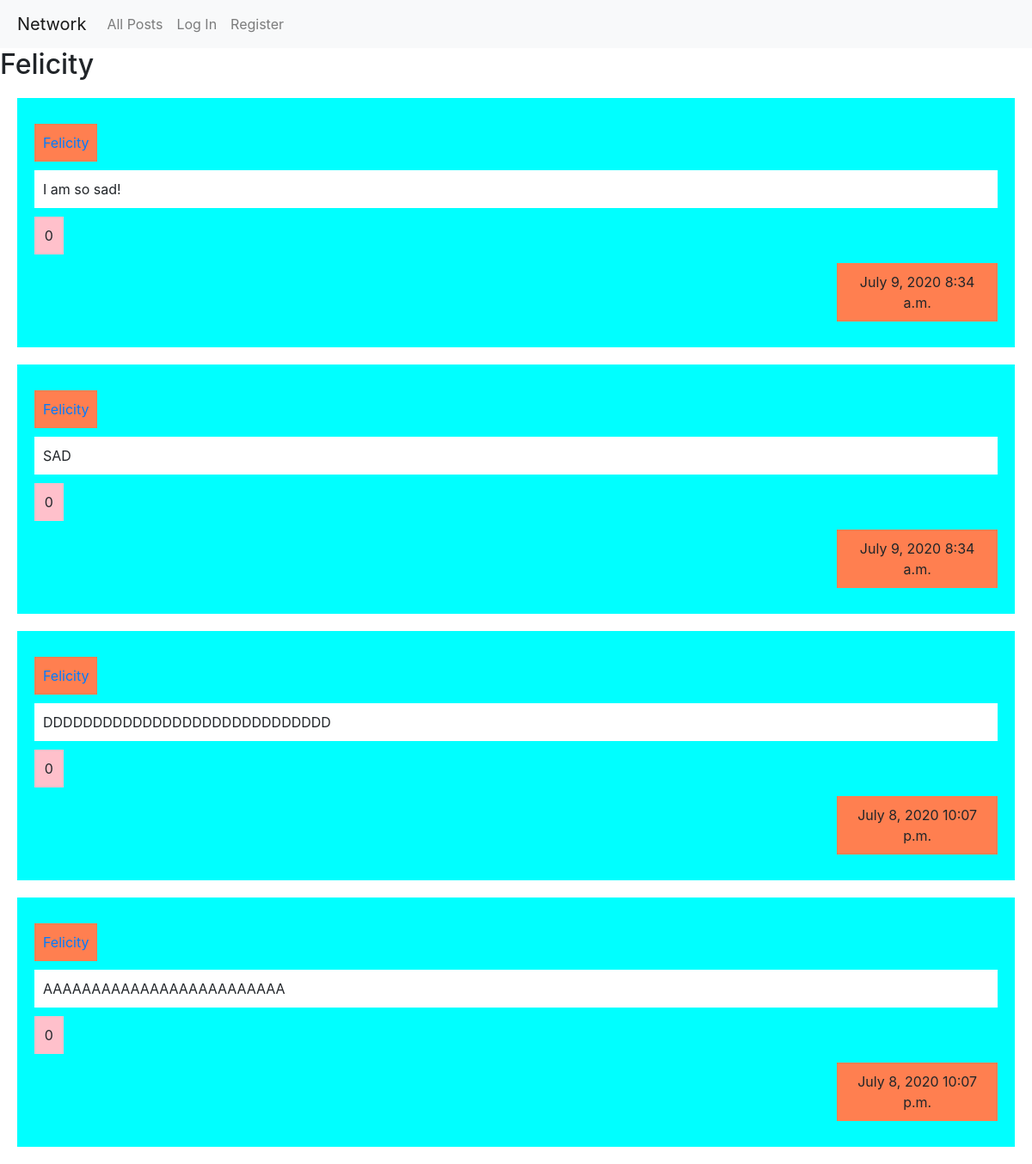
Before: /profile/Felicity with the older database file.
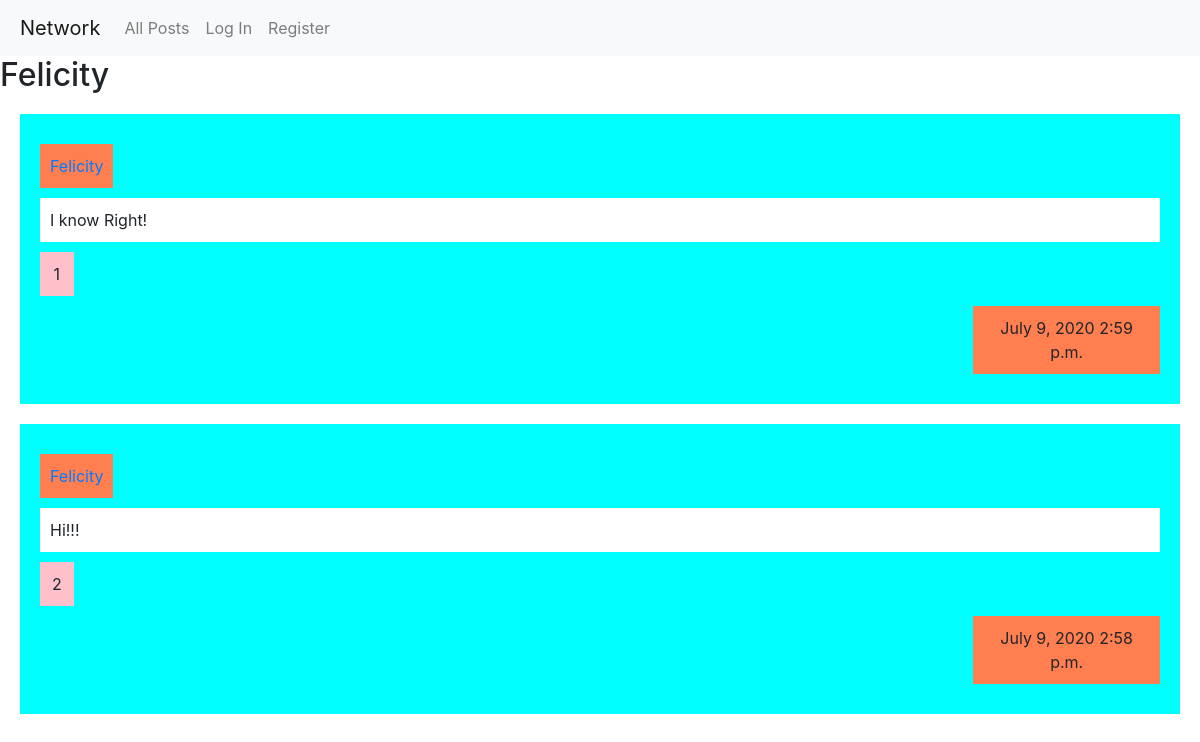
After: the same page with the newer database file.
### network/models.py (models this page shows, shortened)
class User(AbstractUser):
    pass

class Post(models.Model):
    user = models.ForeignKey(User, on_delete=models.CASCADE)
    content = models.TextField(max_length=400)
    likes = models.IntegerField(default=0)
    date = models.DateField(auto_now=False, auto_now_add=True)
    time = models.TimeField(auto_now=False, auto_now_add=True)

### network/views.py (the view)
# urls.py: path("profile/<username>", views.profile, name="profile"),
def profile(request, username):
    user = User.objects.get(username = username)
    posts = Post.objects.all().filter(user = user.id).order_by('-id')
    if request.user.is_authenticated:
        follower = Follower.objects.get(name=user)
        followersCount = follower.followers.count()
        following = Follow.objects.get(name=user)
        followingCount = following.following.count()
        follow = Follow.objects.get(name=request.user)
        followed = follow.following.all()
        liked = Liked.objects.get(name=request.user)
        likedlist = liked.post.all().order_by('-id')
        return render(request, "network/profile.html", {
            "username": user,
            "posts": posts,
            "liked": likedlist,
            "followed": followed,
            "followersCount": followersCount,
            "followingCount": followingCount
        })
    else:
        return render(request, "network/profile.html", {
            "username": user,
            "posts": posts
        })

### network/templates/network/profile.html
{% extends "network/layout.html" %}
{% block body %}
{% if user.is_authenticated %}
    {% if request.user == username %}
        <h2> {{request.user}} </h2>
    {% else %}
        <h2> {{username}} </h2>
        {% if username in followed %}
            <button class="unfollow" name="{{username}}">Following!</button>
        {% else %}
            <button class="follow" name="{{username}}">Follow</button>
        {% endif %}
    {% endif %}
    <div>
        Followers: <div id="followersCount">{{followersCount}}</div>
    </div>
    <div>
        Following: <div id="followingCount">{{followingCount}}</div>
    </div>
    {% for post in posts %}
        {% if post in liked %}
            <div class="post">
                <div class="user"><a href="{% url 'profile' post.user %}">{{post.user}}</a></div>
                <div class="content">{{post.content}}</div>
                <button class="dislike" id="{{post.id}}">{{post.likes}}</button>
                <f class="row">
                    <div class="col-10"></div>
                    <div class="timestamp col-2">{{post.date}} {{post.time}}</div>
                </f>
            </div>
        {% else %}
            <div class="post">
                <div class="user"><a href="{% url 'profile' post.user %}">{{post.user}}</a></div>
                <div class="content">{{post.content}}</div>
                <button class="like" id="{{post.id}}">{{post.likes}}</button>
                <f class="row">
                    <div class="col-10"></div>
                    <div class="timestamp col-2">{{post.date}} {{post.time}}</div>
                </f>
            </div>
        {% endif %}
    {% endfor %}
{% else %}
    <h2> {{username}} </h2>
    {% for post in posts %}
        <div class="post">
            <div class="user"><a href="{% url 'profile' post.user %}">{{post.user}}</a></div>
            <div class="content">{{post.content}}</div>
            <div class="likes">{{post.likes}}</div>
            <f class="row">
                <div class="col-10"></div>
                <div class="timestamp col-2">{{post.date}} {{post.time}}</div>
            </f>
        </div>
    {% endfor %}
{% endif %}
{% endblock %}

### network/templates/network/layout.html (shortened to what this page needs)
{% load static %}
<!DOCTYPE html>
<html lang="en">
    <head>
        <link rel="stylesheet" href="https://stackpath.bootstrapcdn.com/bootstrap/4.4.1/css/bootstrap.min.css">
        <link href="{% static 'network/styles.css' %}" rel="stylesheet">
    </head>
    <body>
        <nav class="navbar navbar-expand-lg navbar-light bg-light" style="padding-left: 20px;">
            <a class="navbar-brand" href="#">Network</a>
            <div>
              <ul class="navbar-nav mr-auto">
                <li class="nav-item">
                  <a class="nav-link" href="{% url 'index' %}">All Posts</a>
                </li>
                {% if user.is_authenticated %}
                    <li class="nav-item">
                        <a class="nav-link" href="{% url 'following' %}">Following</a>
                    </li>
                    <li class="nav-item">
                        <a class="nav-link" href="{% url 'logout' %}">Log Out</a>
                    </li>
                {% else %}
                    <li class="nav-item">
                        <a class="nav-link" href="{% url 'login' %}">Log In</a>
                    </li>
                    <li class="nav-item">
                        <a class="nav-link" href="{% url 'register' %}">Register</a>
                    </li>
                {% endif %}
              </ul>
            </div>
          </nav>
        <div class="body">
            {% block body %}
            {% endblock %}
        </div>
    </body>
</html>

### network/static/network/styles.css (style rules this page uses)
.post { margin: 20px 20px; padding: 20px 20px; background-color: cyan; display: flex; flex-direction: column; }
.user { background-color: coral; width: fit-content; display: inline-block; text-align: center; margin-top: 10px }
.content { margin: 10px 0; background-color: white; }
.timestamp { background-color: coral; text-align: center; width: 25%; }
.row { margin: 10px 0; }
.likes { background-color: pink; width: 3%; text-align: center; }
.user, .likes, .content, .timestamp { padding: 10px 10px; }

Changed rows visible on the page:
removed Post: user "Felicity", content "I am so sad!", likes "0", date "July 9, 2020", time "8:34 a.m."
removed Post: user "Felicity", content "SAD", likes "0", date "July 9, 2020", time "8:34 a.m."
removed Post: user "Felicity", content "DDDDDDDDDDDDDDDDDDDDDDDDDDDDD", likes "0", date "July 8, 2020", time "10:07 p.m."
removed Post: user "Felicity", content "AAAAAAAAAAAAAAAAAAAAAAAAA", likes "0", date "July 8, 2020", time "10:07 p.m."
added Post: user "Felicity", content "I know Right!", likes "1", date "July 9, 2020", time "2:59 p.m."
added Post: user "Felicity", content "Hi!!!", likes "2", date "July 9, 2020", time "2:58 p.m."
